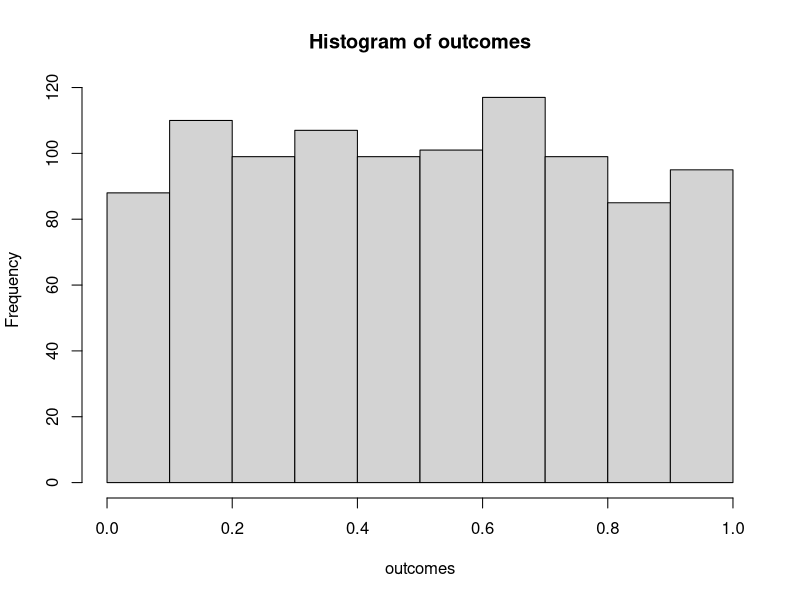
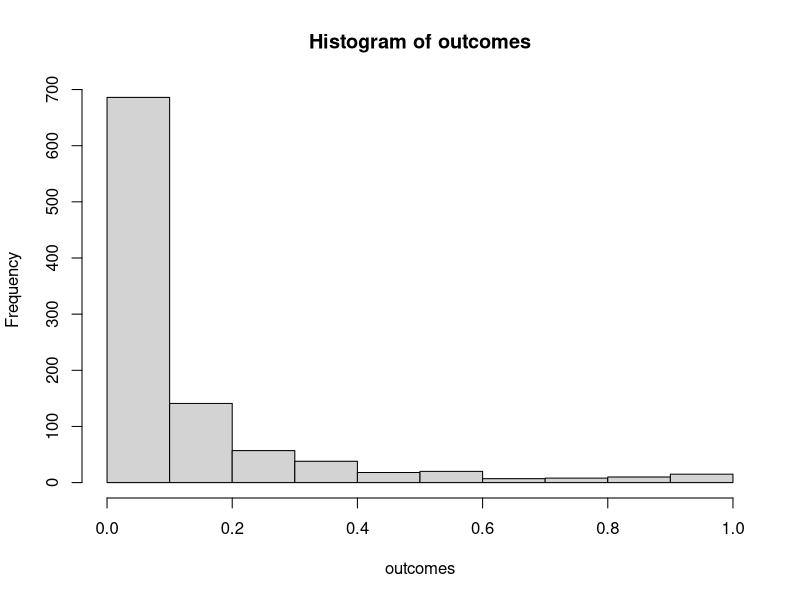
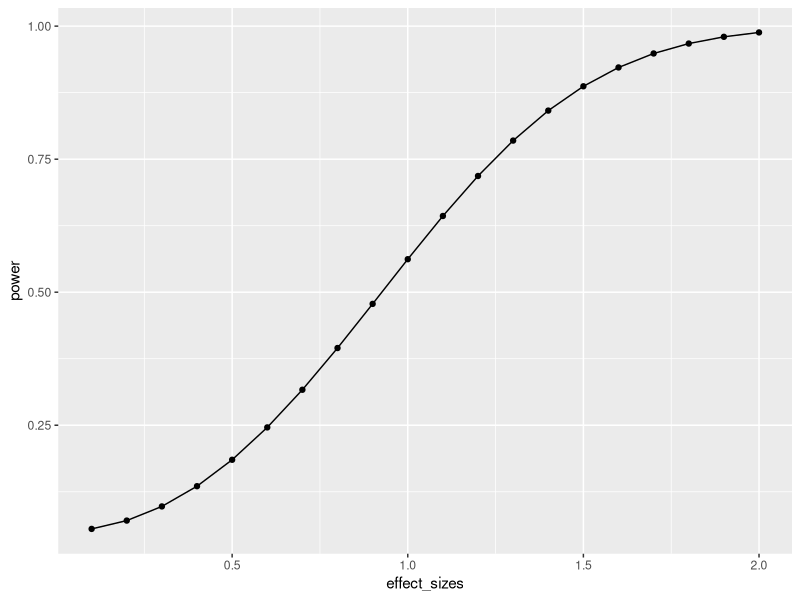
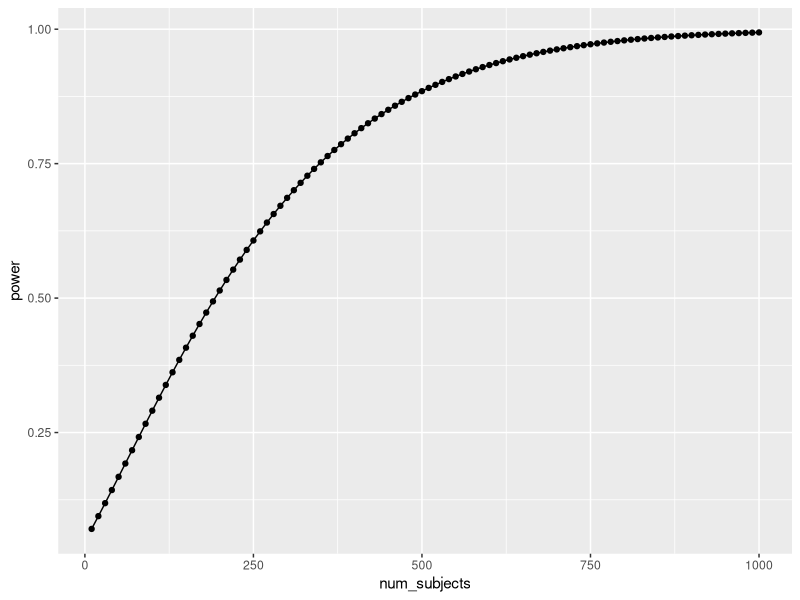
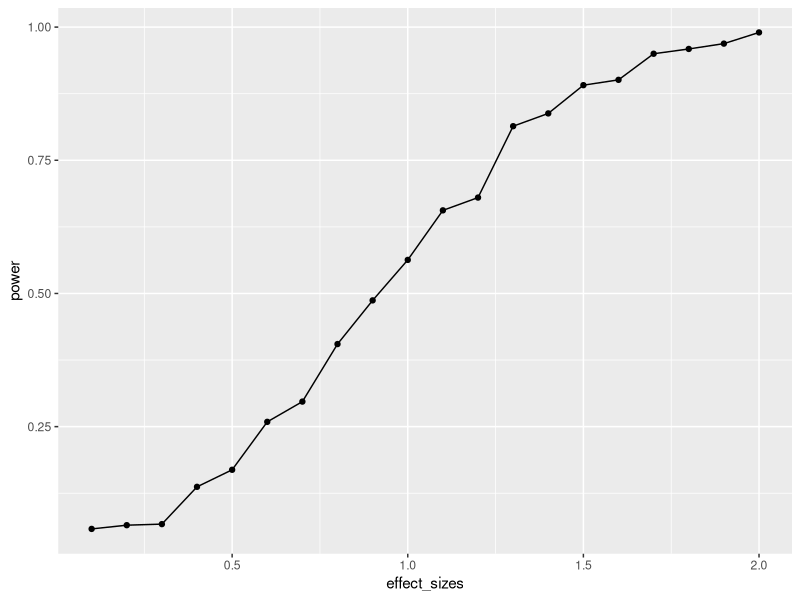
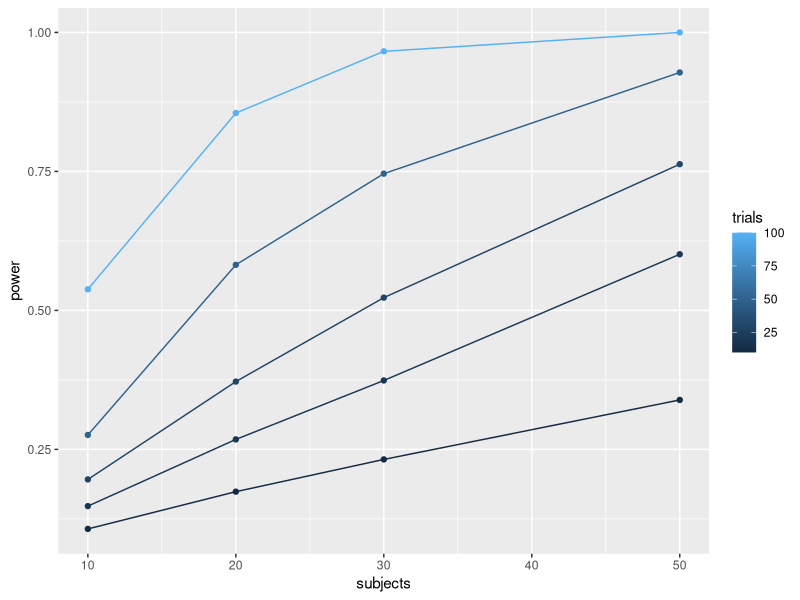
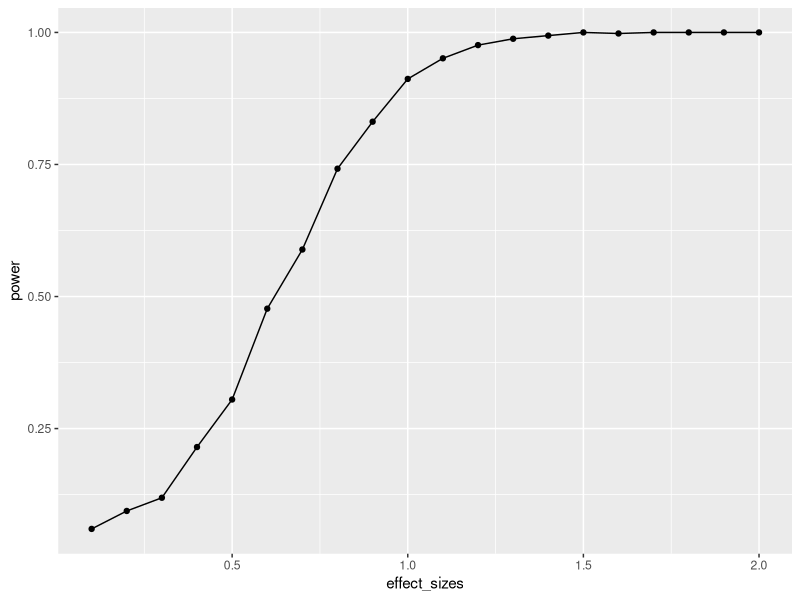
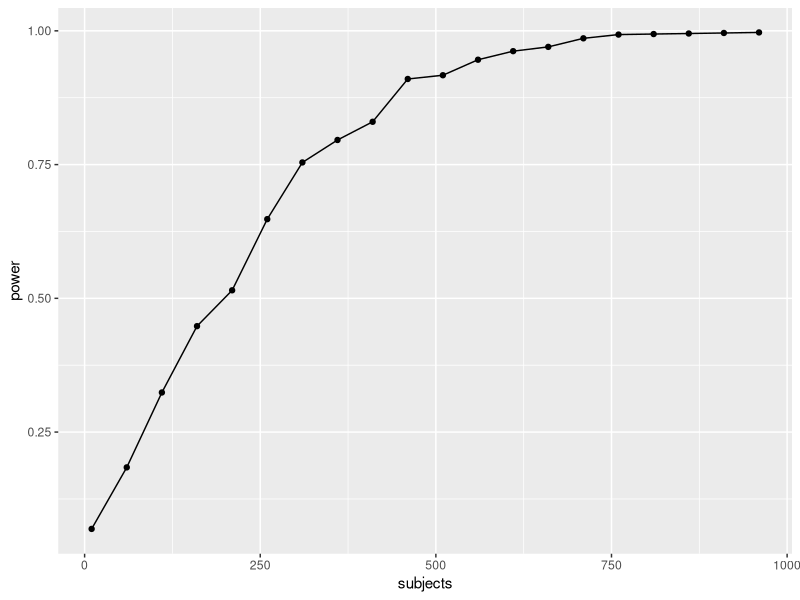

Source code (R) for these figures, in order:
## ---- chunk 1
knitr::opts_chunk$set(echo = TRUE, warning=FALSE, message = FALSE, cache=TRUE)
## ---- chunk 2
# samples A and B come from the same normal distribution
A <- rnorm(n=10,mean=10, sd=5)
B <- rnorm(n=10,mean=10, sd=5)

# the pvalue for this one pretend simulation
t.test(A,B,var.equal=TRUE)$p.value

# running the simulation
# everytime we run this function we do one simulated experiment and return the p-value
sim_null <- function(){
  A <- rnorm(n=10,mean=10, sd=5)
  B <- rnorm(n=10,mean=10, sd=5)
  return(t.test(A,B,var.equal=TRUE)$p.value)
}

# use replicate to run the sim many times
outcomes <- replicate(1000,sim_null())

# plot the null-distribution of p-values
hist(outcomes)

# proportion of simulated experiments had a p-value less than .05
length(outcomes[outcomes<.05])/1000

## ---- chunk 3
# make the mean for B 15 (5 more than A)
sim_alternative <- function(){
  A <- rnorm(n=10,mean=10, sd=5)
  B <- rnorm(n=10,mean=15, sd=5)
  return(t.test(A,B,var.equal=TRUE)$p.value)
}

# use replicate to run the sim many times
outcomes <- replicate(1000,sim_alternative())

# plot the distribution of p-values
hist(outcomes)

# proportion of simulated experiments had a p-value less than .05
length(outcomes[outcomes<.05])/1000
## ---- chunk 4
library(pwr)
pwr.t.test(n=10,
           d=1,
           sig.level=.05,
           type="two.sample",
           alternative="two.sided")
## ---- chunk 5
effect_sizes <- seq(.1,2,.1)
power <- sapply(effect_sizes, 
          FUN = function(x) {
            pwr.t.test(n=10,
            d=x,
            sig.level=.05,
            type="two.sample",
            alternative="two.sided")$power})
plot_df <- data.frame(effect_sizes,power)

library(ggplot2)
ggplot(plot_df, aes(x=effect_sizes,
                    y=power))+
  geom_point()+
  geom_line()
## ---- chunk 6
num_subjects <- seq(10,1000,10)
power <- sapply(num_subjects, 
          FUN = function(x) {
            pwr.t.test(n=x,
            d=.2,
            sig.level=.05,
            type="two.sample",
            alternative="two.sided")$power})
plot_df <- data.frame(num_subjects,power)

library(ggplot2)
ggplot(plot_df, aes(x=num_subjects,
                    y=power))+
  geom_point()+
  geom_line()
## ---- chunk 7
# function to run a simulated t-test
sim_power <- function(x){
  A <- rnorm(n=10,mean=0, sd=1)
  B <- rnorm(n=10,mean=(0+x), sd=1)
  return(t.test(A,B,var.equal=TRUE)$p.value)
}

# vector of effect sizes
effect_sizes <- seq(.1,2,.1)
# run simulation for each effect size 1000 times
power <- sapply(effect_sizes, 
          FUN = function(x) {
            sims <- replicate(1000,sim_power(x))
            sim_power <- length(sims[sims<.05])/length(sims)
            return(sim_power)})
# combine into dataframe
plot_df <- data.frame(effect_sizes,power)

# plot the power curve
ggplot(plot_df, aes(x=effect_sizes,
                    y=power))+
  geom_point()+
  geom_line()
## ---- chunk 8
# function to run a simulated t-test
# nsubs sets number of subjects
# ntrials to change number of trials
# d sets effect size
# this is a paired sample test to model Stroop
sim_power <- function(nsubs,ntrials,d){
  A <- replicate(nsubs,mean(rnorm(n=ntrials,mean=0, sd=1)))
  B <- replicate(nsubs,mean(rnorm(n=ntrials,mean=d, sd=1)))
  return(t.test(A,B,paired=TRUE)$p.value)
}

# vectors for number of subjects and trials
n_subs_vector <- c(10,20,30,50)
n_trials_vector <- c(10,20,30,50,100)

# a loop to run all simulations
power <- c()
subjects <- c()
trials <- c()
i <- 0 # use this as a counter for indexing
for(s in n_subs_vector){
  for(t in n_trials_vector){
    i <- i+1
    sims <- replicate(1000,sim_power(s,t,.1))
    power[i] <- length(sims[sims<.05])/length(sims)
    subjects[i] <- s
    trials[i] <- t
  }
}

# combine into dataframe
plot_df <- data.frame(power,subjects,trials)

# plot the power curve
ggplot(plot_df, aes(x=subjects,
                    y=power,
                    group=trials,
                    color=trials))+
  geom_point()+
  geom_line()

# a vectorized version of the loop
# run simulation for each effect size 1000 times

# power <- outer(n_subs_vector,
#                n_trials_vector,
#                FUN = Vectorize(function(x,y) {
#                   sims <- replicate(100,sim_power(x,y))  
#                   sim_power <- length(sims[sims<.05])/length(sims)
#                   return(sim_power)
#                }))

## ---- chunk 9
# function to run a simulated t-test
sim_power_anova <- function(x){
  A <- rnorm(n=20,mean=0, sd=1)
  B <- rnorm(n=20,mean=0, sd=1)
  C <- rnorm(n=20,mean=0, sd=1)
  D <- rnorm(n=20,mean=(0+x), sd=1)
  df <- data.frame(condition = as.factor(rep(c("A","B","C","D"),each=20)),
                   DV = c(A,B,C,D))
  aov_results <- summary(aov(DV~condition,df))
  #return the pvalue
  return(aov_results[[1]]$`Pr(>F)`[1])
}

# vector of effect sizes
effect_sizes <- seq(.1,2,.1)
# run simulation for each effect size 1000 times
power <- sapply(effect_sizes, 
          FUN = function(x) {
            sims <- replicate(1000,sim_power_anova(x))
            sim_power <- length(sims[sims<.05])/length(sims)
            return(sim_power)})
# combine into dataframe
plot_df <- data.frame(effect_sizes,power)

# plot the power curve
ggplot(plot_df, aes(x=effect_sizes,
                    y=power))+
  geom_point()+
  geom_line()
## ---- chunk 10
sim_power_anova <- function(x){
  A <- rnorm(n=x,mean=0, sd=1)
  B <- rnorm(n=x,mean=0, sd=1)
  C <- rnorm(n=x,mean=0, sd=1)
  D <- rnorm(n=x,mean=.2, sd=1)
  df <- data.frame(condition = as.factor(rep(c("A","B","C","D"),each=x)),
                   DV = c(A,B,C,D))
  aov_results <- summary(aov(DV~condition,df))
  #return the pvalue
  return(aov_results[[1]]$`Pr(>F)`[1])
}

# vector of effect sizes
subjects <- seq(10,1000,50)
# run simulation for each effect size 1000 times
power <- sapply(subjects, 
          FUN = function(x) {
            sims <- replicate(1000,sim_power_anova(x))
            sim_power <- length(sims[sims<.05])/length(sims)
            return(sim_power)})
# combine into dataframe
plot_df <- data.frame(subjects,power)

# plot the power curve
ggplot(plot_df, aes(x=subjects,
                    y=power))+
  geom_point()+
  geom_line()

## ---- chunk 11
# get 20 random answers for all 20 subjects and 20 questions
# columns will be individual subjects 1 to 20
# rows will be questions 1 to 20
questionnaire <- matrix(sample(1:7,20*20, replace=TRUE),ncol=20)
# get 20 measures of performance on behavioral task
behavioral_task <- rnorm(20,0,1)

# correlate behavior with each question
save_correlations <-c()
for(i in 1:20){
  save_correlations[i] <- cor(behavioral_task,questionnaire[i,])
}

# show histogram of 20 correlations
hist(save_correlations)
## ---- chunk 12
save_max <- c()
for( j in 1:10000){
  questionnaire <- matrix(sample(1:7,20*20, replace=TRUE),ncol=20)
  behavioral_task <- rnorm(20,0,1)
  
  save_correlations <-c()
  for(i in 1:20){
    save_correlations[i] <- cor(behavioral_task,questionnaire[i,])
  }
  save_max[j] <- max(abs(save_correlations))
}

hist(save_max)
## ---- chunk 13
save_max <- c()
for( j in 1:10000){
  questionnaire <- matrix(sample(1:7,200*20, replace=TRUE),ncol=200)
  behavioral_task <- rnorm(200,0,1)
  
  save_correlations <-c()
  for(i in 1:20){
    save_correlations[i] <- cor(behavioral_task,questionnaire[i,])
  }
  save_max[j] <- max(abs(save_correlations))
}

hist(save_max)
